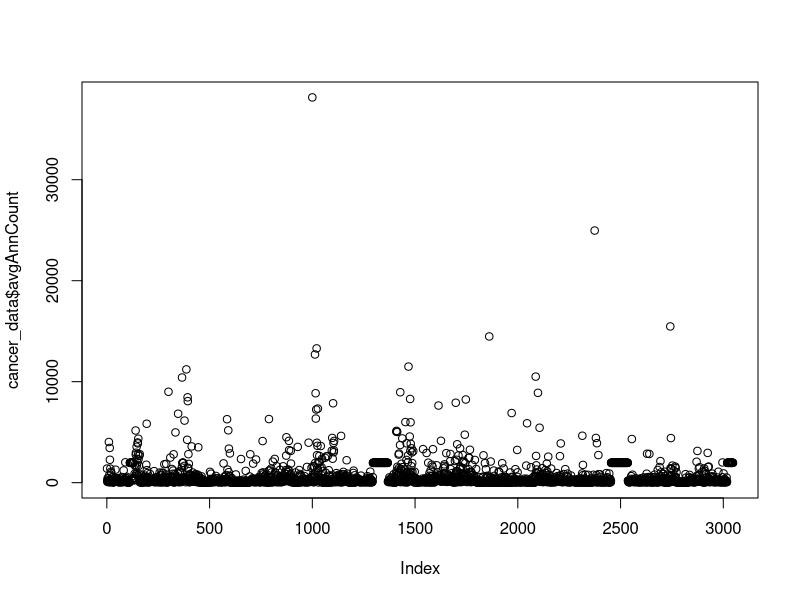
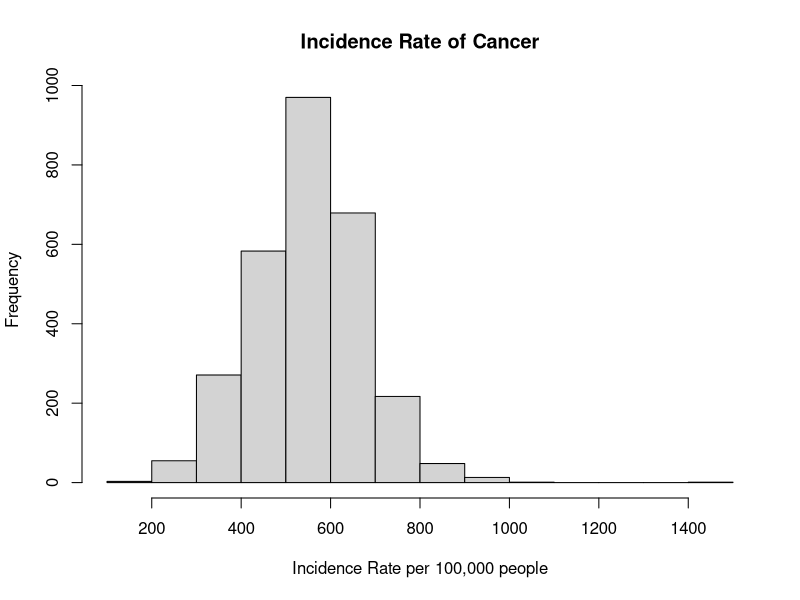
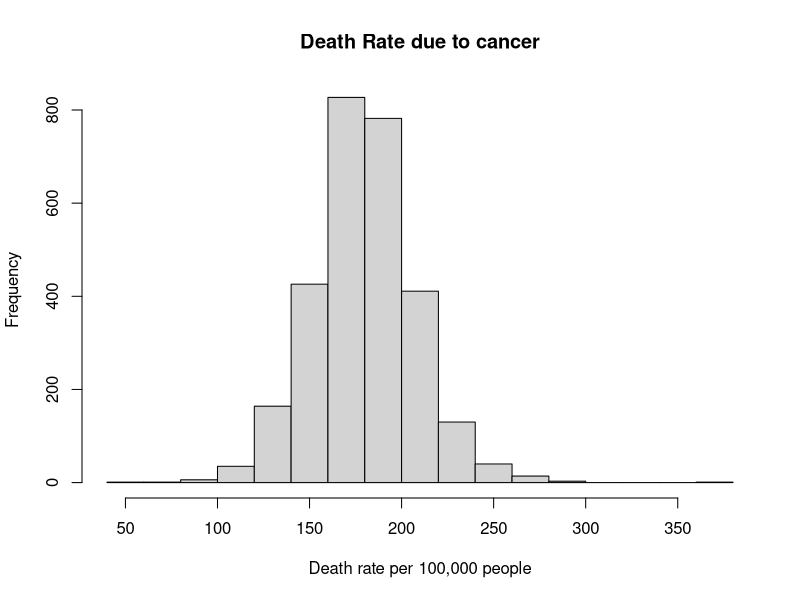
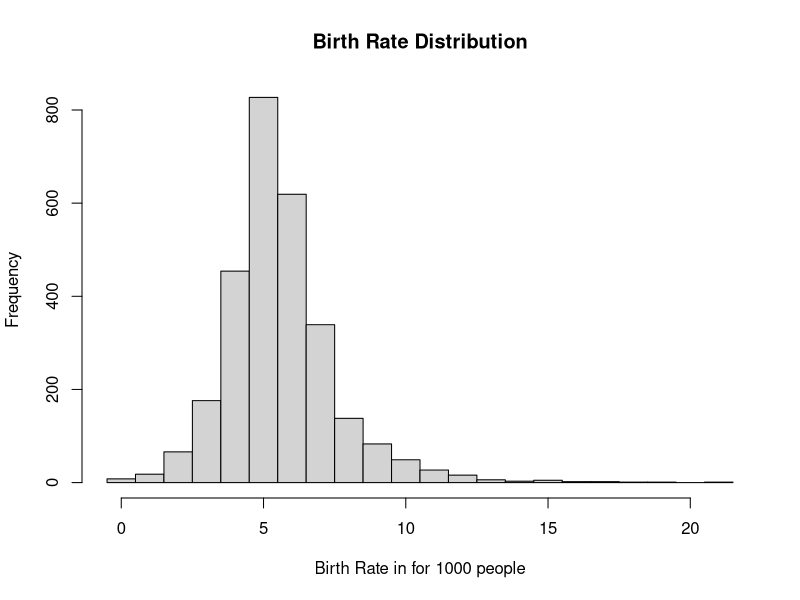
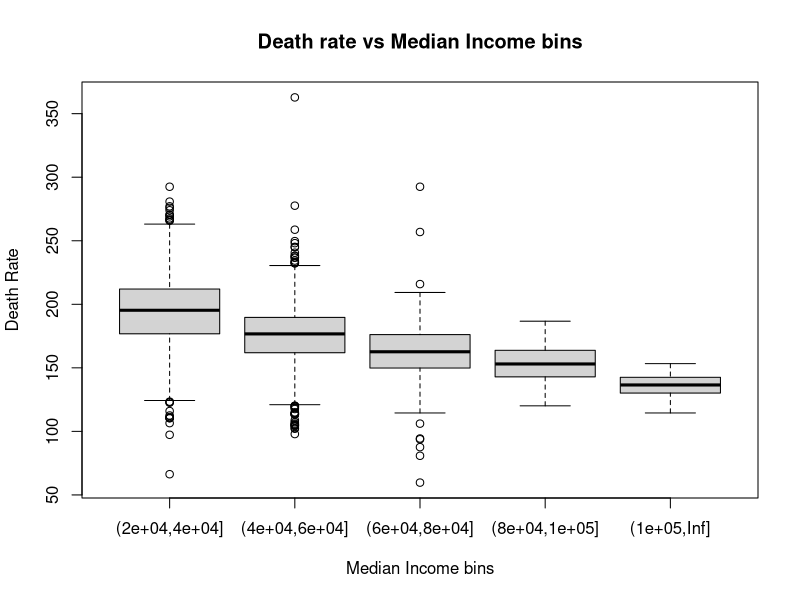
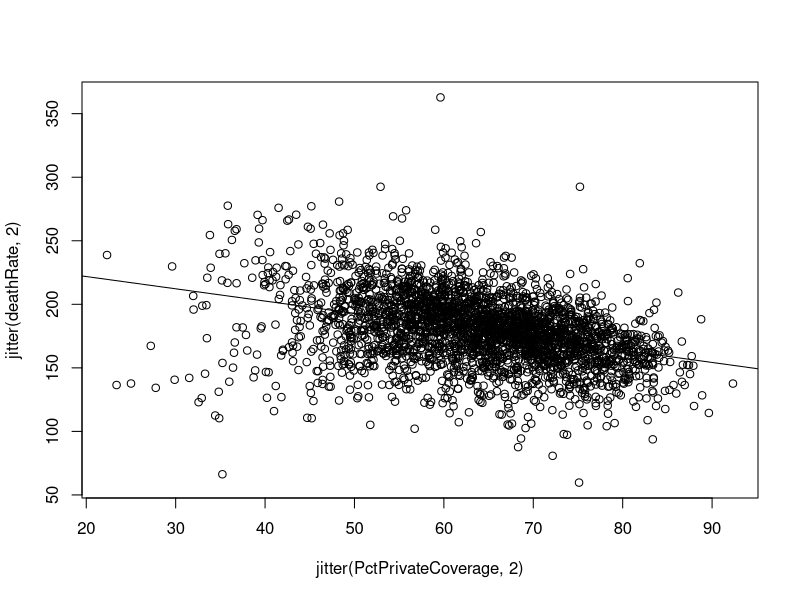
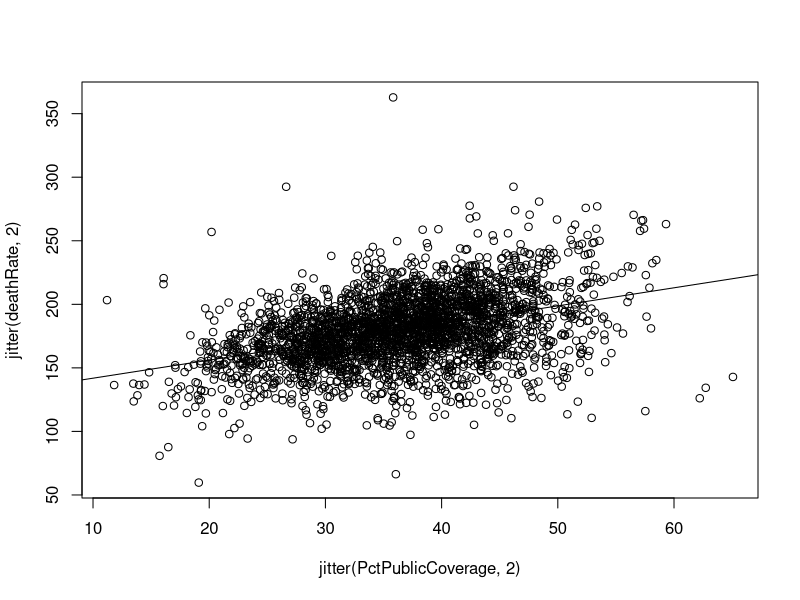

These figures' R source, in order:
## ---- chunk 1
knitr::opts_chunk$set(echo = TRUE)
## ---- chunk 2
library(car)
## ---- chunk 3
cancer_data = read.csv("cancer.csv")
## ---- chunk 4
(list_of_varibles = objects(cancer_data))
## ---- chunk 5
str(cancer_data)
## ---- chunk 6
head(cancer_data$PctPublicCoverage + cancer_data$PctPrivateCoverage, 25)
min(cancer_data$PctPublicCoverage + cancer_data$PctPrivateCoverage)
max(cancer_data$PctPublicCoverage + cancer_data$PctPrivateCoverage)
## ---- chunk 7
head(cancer_data$PctAsian + cancer_data$PctBlack + cancer_data$PctWhite + cancer_data$PctOtherRace, 25)
min(cancer_data$PctAsian + cancer_data$PctBlack + cancer_data$PctWhite + cancer_data$PctOtherRace)
max(cancer_data$PctAsian + cancer_data$PctBlack + cancer_data$PctWhite + cancer_data$PctOtherRace)
## ---- chunk 8
summary(cancer_data$avgAnnCount)
## ---- chunk 9
plot(cancer_data$avgAnnCount)
## ---- chunk 10
cancer_data_fixed = cancer_data[cancer_data$avgAnnCount != 1962.667684, ]
str(cancer_data_fixed)
## ---- chunk 11
incidenceRate = 100000*cancer_data_fixed$avgAnnCount/cancer_data_fixed$popEst2015
summary(incidenceRate)
## ---- chunk 12
hist(incidenceRate, main = "Incidence Rate of Cancer", xlab = "Incidence Rate per 100,000 people")
## ---- chunk 13
summary(cancer_data_fixed$deathRate)
## ---- chunk 14
hist(cancer_data_fixed$deathRate, main = "Death Rate due to cancer", xlab = "Death rate per 100,000 people")
## ---- chunk 15
summary(cancer_data_fixed$BirthRate)
## ---- chunk 16
hist(cancer_data_fixed$BirthRate, main = "Birth Rate Distribution", breaks = 0:22 - 0.5, xlab = "Birth Rate in for 1000 people")
## ---- chunk 17
cor(incidenceRate, cancer_data_fixed$deathRate)
## ---- chunk 18
cor(cancer_data_fixed$deathRate, cancer_data_fixed$medIncome)
## ---- chunk 19
medIncome_bin = cut(cancer_data_fixed$medIncome, breaks = c(20000, 40000, 60000,80000,100000, Inf))
## ---- chunk 20
boxplot(deathRate ~ medIncome_bin, data = cancer_data_fixed, 
        main = "Death rate vs Median Income bins",
        xlab = "Median Income bins",
        ylab = "Death Rate")
## ---- chunk 21
cor(cancer_data_fixed$povertyPercent, cancer_data_fixed$deathRate)
## ---- chunk 22
cor(cancer_data_fixed$medIncome, cancer_data_fixed$povertyPercent)
## ---- chunk 23
cor(cancer_data_fixed$deathRate, cancer_data_fixed$PctPrivateCoverage)
## ---- chunk 24
plot (~ jitter(PctPrivateCoverage,2) + jitter(deathRate,2), data = cancer_data_fixed)
abline(lm(cancer_data_fixed$deathRate ~ cancer_data_fixed$PctPrivateCoverage))
## ---- chunk 25
cor(cancer_data_fixed$deathRate, cancer_data_fixed$PctPublicCoverage)
## ---- chunk 26
plot (~ jitter(PctPublicCoverage,2) + jitter(deathRate,2), data = cancer_data_fixed)
abline(lm(cancer_data_fixed$deathRate ~ cancer_data_fixed$PctPublicCoverage))
